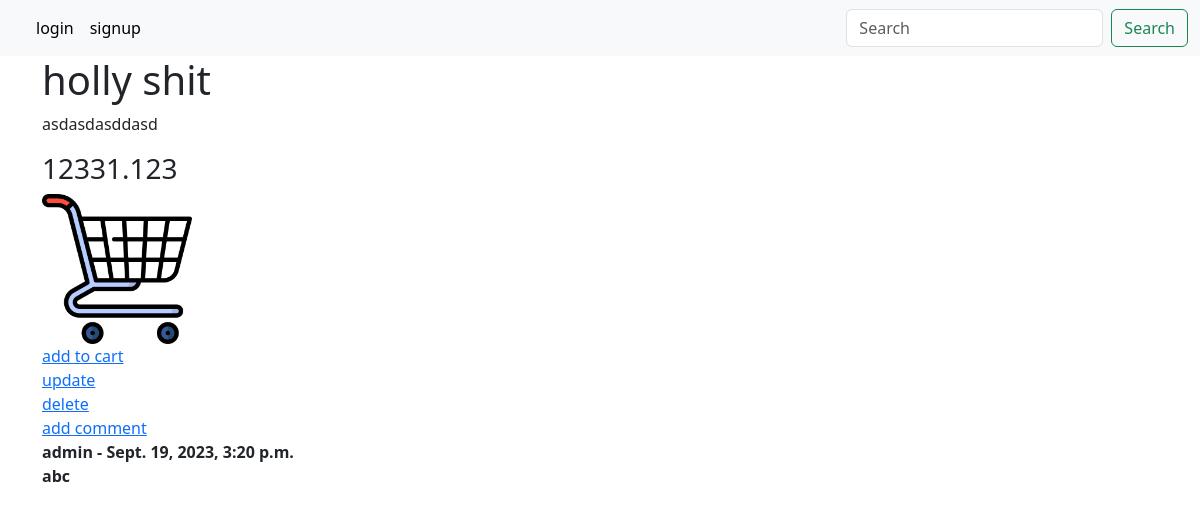
The page /detail/3/ on the database as committed earlier.
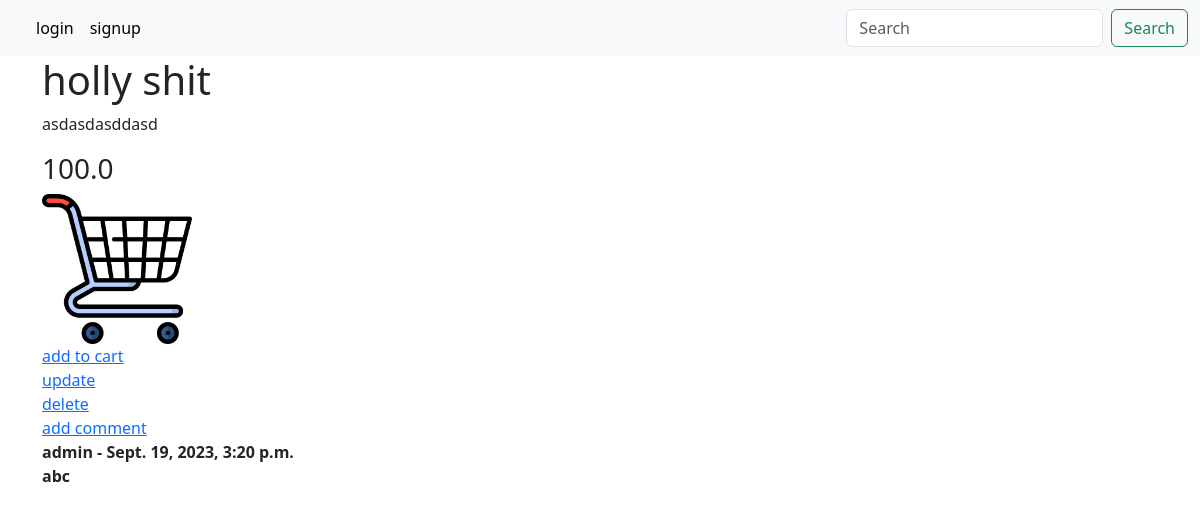
The same page on the database as committed later.
### stuff/models.py (models this page shows, shortened)
class Product(models.Model):
    name = models.CharField(max_length=255)
    discription = models.TextField()
    image = models.ImageField(upload_to='products/',null=True, blank = True, default='basket.png')
    price =models.FloatField()
    date_added = models.DateTimeField(auto_now_add=True)

### stuff/views.py (the view)
# urls.py: path('detail/<int:pk>/',ItemDetailView.as_view(),name='item_detail'),
class ItemDetailView(DetailView):
    model = Product
    template_name = 'stuff/detail.html'
    context_object_name = 'product'

### templates/stuff/detail.html (shortened to what this page needs)
{% extends "base.html" %}
{% block content %}
{% load static %}
<div class="container">
<div>
    <h1>{{product.name}}</h1>
    <p>{{ product.discription }}</p>
    <h3>{{product.price}}</h3>
</div>
{% if product.image %}
<img id="image" src="{{ product.image.url }}" alt="{{user.username}}" height="150" width="150"/> <br>
{% else %}
  <img src="{% static 'img/basket.png' %}" alt="" height="150" width="150"> <br>
{% endif %}
<a href="{% url 'add-to-cart' product.id %}">add to cart</a><br>
<a href="{% url 'update_item' product.id %}">update</a><br>
<a href="{% url 'delete' product.id %}">delete</a> <br>
{% if not user.is_authenticated %}
{% if not product.comments.all %}
  No comments yet... <a href="{% url 'account_login'  %}">add comment</a>
{% else %}
  <a href="{% url 'account_login'  %}">add comment</a>
{% for comment in product.comments.all %}
  <strong>
    <br> {{comment.author}} - {{comment.date_added}} <br>
      <p>{{comment.body}}</p>
  </strong>
{% endfor %}
{% endif %}
{% endif %}
</div>
{% endblock content %}

Rows that differ between the two databases and show on the page:
changed Product "holly shit": price "12331.123" → "100.0"
